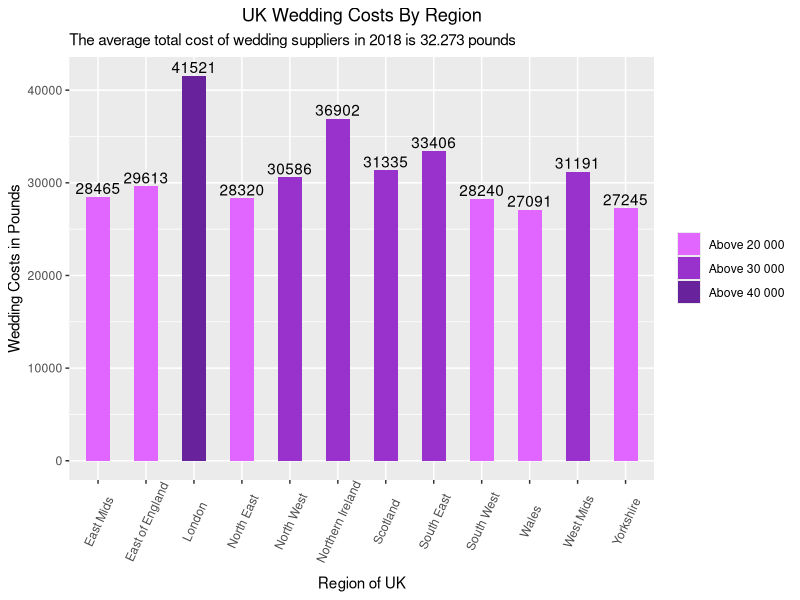

Reproduce this figure in R.
library(ggplot2)
wedding_costs <- c(41521, 29613, 27091, 31191, 28465, 27245, 30586, 28320, 28240, 33406, 31335, 36902)
region <- c("London", "East of England", "Wales", "West Mids", "East Mids", "Yorkshire", "North West", "North East",
            "South West", "South East", "Scotland", "Northern Ireland")

wedding_data <- data.frame(region = region, 
                           wedding_costs = wedding_costs)
wedding_data$limits <- ifelse(wedding_costs > 40000, "Above 40 000", 
                              ifelse(wedding_costs > 30000, "Above 30 000", "Above 20 000"))

ggplot(data = wedding_data, 
  aes(x = region, y = wedding_costs), fill = wedding_costs) +
  geom_bar(aes(fill=factor(limits)), position = 'dodge', stat="identity", width=.5) +
  scale_fill_manual(values=c("#E066FF", "#9932CC", "#68229B")) +
  theme(axis.line = element_blank(), 
        plot.title = element_text(hjust=0.5)) + 
  labs(title="UK Wedding Costs By Region", 
       subtitle="The average total cost of wedding suppliers in 2018 is 32.273 pounds", 
       x="Region of UK", y="Wedding Costs in Pounds") + 
  theme(axis.text.x = element_text(angle=65, vjust=0.6), legend.title = element_blank()) +
  geom_text(aes(label=wedding_costs), position=position_dodge(width=0.9), vjust=-0.25) 
